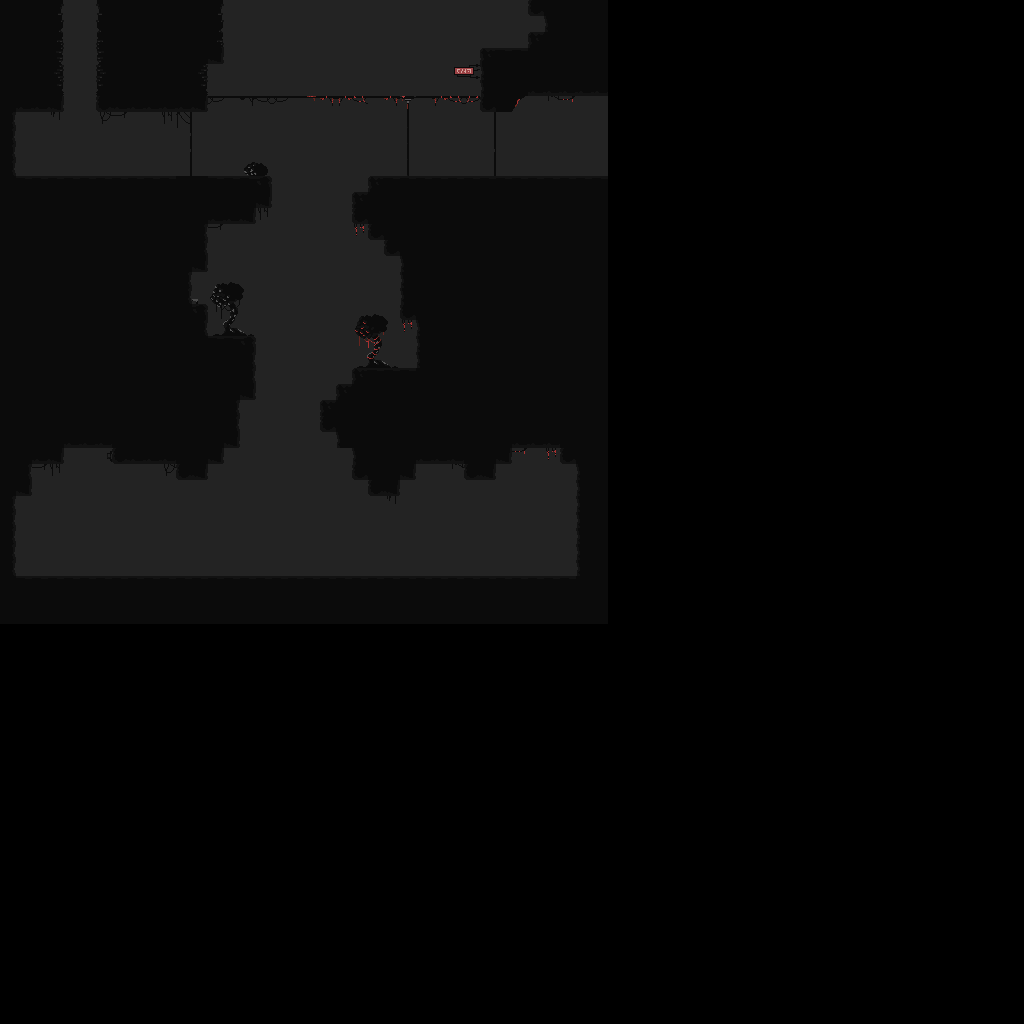

A level layout from a 2D game, rendered from its tile map. Below: a short description, then the map file with tile-grid data replaced by summaries:
An orthogonal 64x64 tile map with 16x16 px tiles, 3 tile layers (Background A, Background B, Foreground) and 38 objects (BOSS_BloodKing).

<map version="1.10" tiledversion="1.10.2" orientation="orthogonal" renderorder="right-down" width="64" height="64" tilewidth="16" tileheight="16" infinite="0" nextlayerid="9" nextobjectid="44">
 <tileset firstgid="1" source="spritesheet.tsx" />
 <layer id="2" name="Background A" width="64" height="64">
  <data>[4096 cells, 852 non-empty, 1 distinct tile ids]</data>
 </layer>
 <layer id="3" name="Background B" width="64" height="64">
  <data>[4096 cells, 0 non-empty, 0 distinct tile ids]</data>
 </layer>
 <layer id="1" name="Foreground" width="64" height="64">
  <data>[4096 cells, 882 non-empty, 83 distinct tile ids]</data>
 </layer>
 <objectgroup id="4" name="Terrain">
  <object id="1" x="0" y="0" width="64" height="112" />
  <object id="2" x="96" y="0" width="112" height="112" />
  <object id="3" x="208" y="0" width="16" height="64" />
  <object id="4" x="480" y="48" width="48" height="64" />
  <object id="5" x="528" y="32" width="80" height="64" />
  <object id="6" x="528" y="0" width="80" height="16" />
  <object id="7" x="544" y="16" width="64" height="16" />
  <object id="8" x="480" y="0" width="48" height="48" />
  <object id="10" x="0" y="112" width="16" height="64" />
  <object id="12" x="0" y="176" width="192" height="272" />
  <object id="14" x="416" y="176" width="192" height="272" />
  <object id="15" x="576" y="448" width="32" height="176" />
  <object id="16" x="16" y="576" width="560" height="48" />
  <object id="17" x="0" y="448" width="16" height="176" />
  <object id="18" x="16" y="448" width="48" height="16" />
  <object id="19" x="16" y="464" width="16" height="32" />
  <object id="20" x="112" y="448" width="112" height="16" />
  <object id="21" x="176" y="464" width="32" height="16" />
  <object id="22" x="192" y="400" width="48" height="48" />
  <object id="23" x="192" y="336" width="64" height="64" />
  <object id="24" x="192" y="304" width="16" height="32" />
  <object id="25" x="192" y="176" width="16" height="96" />
  <object id="26" x="208" y="176" width="48" height="48" />
  <object id="27" x="256" y="176" width="16" height="32" />
  <object id="28" x="368" y="176" width="48" height="64" />
  <object id="29" x="384" y="240" width="32" height="16" />
  <object id="30" x="400" y="256" width="16" height="64" />
  <object id="31" x="352" y="192" width="16" height="32" />
  <object id="32" x="352" y="368" width="64" height="112" />
  <object id="33" x="336" y="384" width="16" height="64" />
  <object id="34" x="320" y="400" width="16" height="32" />
  <object id="35" x="368" y="480" width="32" height="16" />
  <object id="36" x="416" y="448" width="96" height="16" />
  <object id="37" x="464" y="464" width="32" height="16" />
  <object id="38" x="560" y="448" width="16" height="16" />
 </objectgroup>
 <objectgroup id="6" name="Door">
  <object id="40" x="496" y="112" width="16" height="64" />
 </objectgroup>
 <objectgroup id="8" name="SpawnTrigger">
  <object id="42" name="BOSS_BloodKing" x="240" y="448" width="96" height="16" />
 </objectgroup>
 <objectgroup id="5" name="Checkpoint">
  <object id="39" x="64" y="144" width="32" height="32" />
 </objectgroup>
</map>
